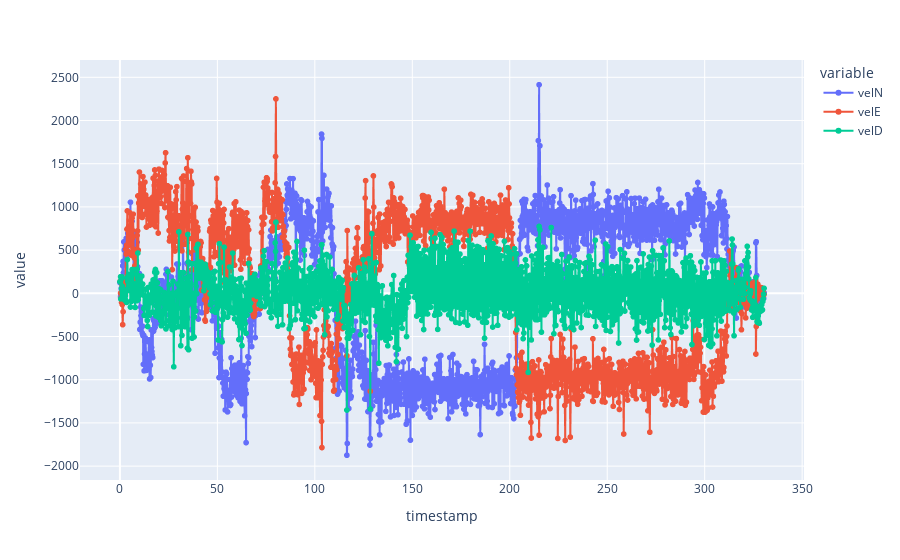

The code cell stored with this chart in its notebook:
### Code cell
fig = px.scatter(
    # df[df['__name__'] == 'PVT'],
    df.dropna(subset=['velN', 'velE', 'velD']),
    x='timestamp',
    y=['velN', 'velE', 'velD']
)

fig.update_traces(
    mode='markers+lines'
)

fig.show()

### Figure 1 — Plotly figure (JSON) as saved in the notebook; plotly's stock layout.template omitted (floating-point values rounded to 4 significant figures; data arrays with more than 128 entries replaced by an {"elided": "..."} marker saying what was removed)
{"data": [{"hovertemplate": "variable=velN<br>timestamp=%{x}<br>value=%{y}<extra></extra>", "legendgroup": "velN", "marker": {"color": "#636efa", "symbol": "circle"}, "mode": "markers+lines", "name": "velN", "showlegend": true, "type": "scattergl", "x": {"elided": "1652 float values"}, "xaxis": "x", "y": {"elided": "1652 int values"}, "yaxis": "y"}, {"hovertemplate": "variable=velE<br>timestamp=%{x}<br>value=%{y}<extra></extra>", "legendgroup": "velE", "marker": {"color": "#EF553B", "symbol": "circle"}, "mode": "markers+lines", "name": "velE", "showlegend": true, "type": "scattergl", "x": {"elided": "1652 float values"}, "xaxis": "x", "y": {"elided": "1652 int values"}, "yaxis": "y"}, {"hovertemplate": "variable=velD<br>timestamp=%{x}<br>value=%{y}<extra></extra>", "legendgroup": "velD", "marker": {"color": "#00cc96", "symbol": "circle"}, "mode": "markers+lines", "name": "velD", "showlegend": true, "type": "scattergl", "x": {"elided": "1652 float values"}, "xaxis": "x", "y": {"elided": "1652 int values"}, "yaxis": "y"}], "layout": {"legend": {"title": {"text": "variable"}, "tracegroupgap": 0}, "margin": {"t": 60}, "xaxis": {"anchor": "y", "domain": [0, 1], "title": {"text": "timestamp"}}, "yaxis": {"anchor": "x", "domain": [0, 1], "title": {"text": "value"}}}}
